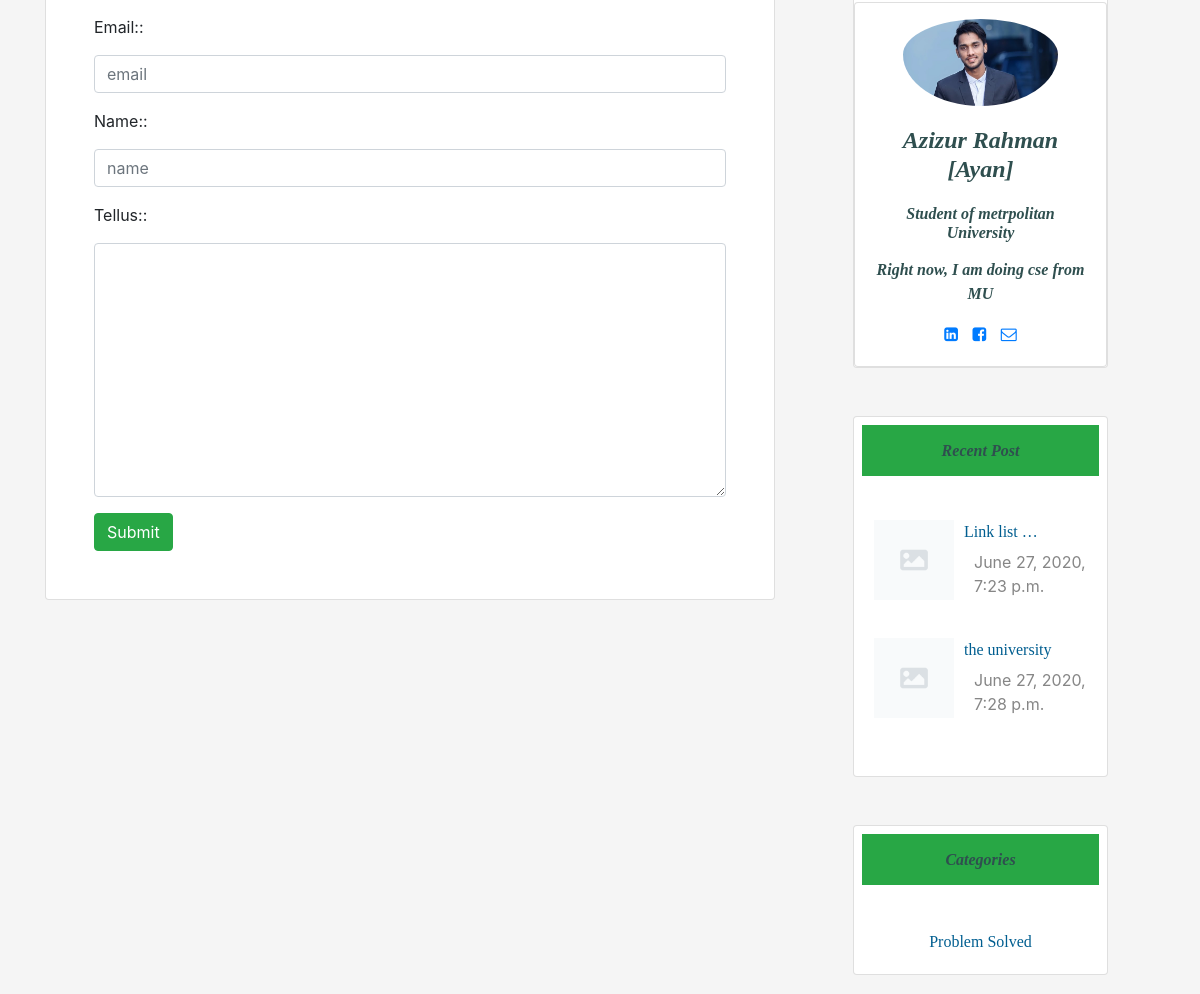
/contact/ (middle part), run on an earlier commit of the app's database.
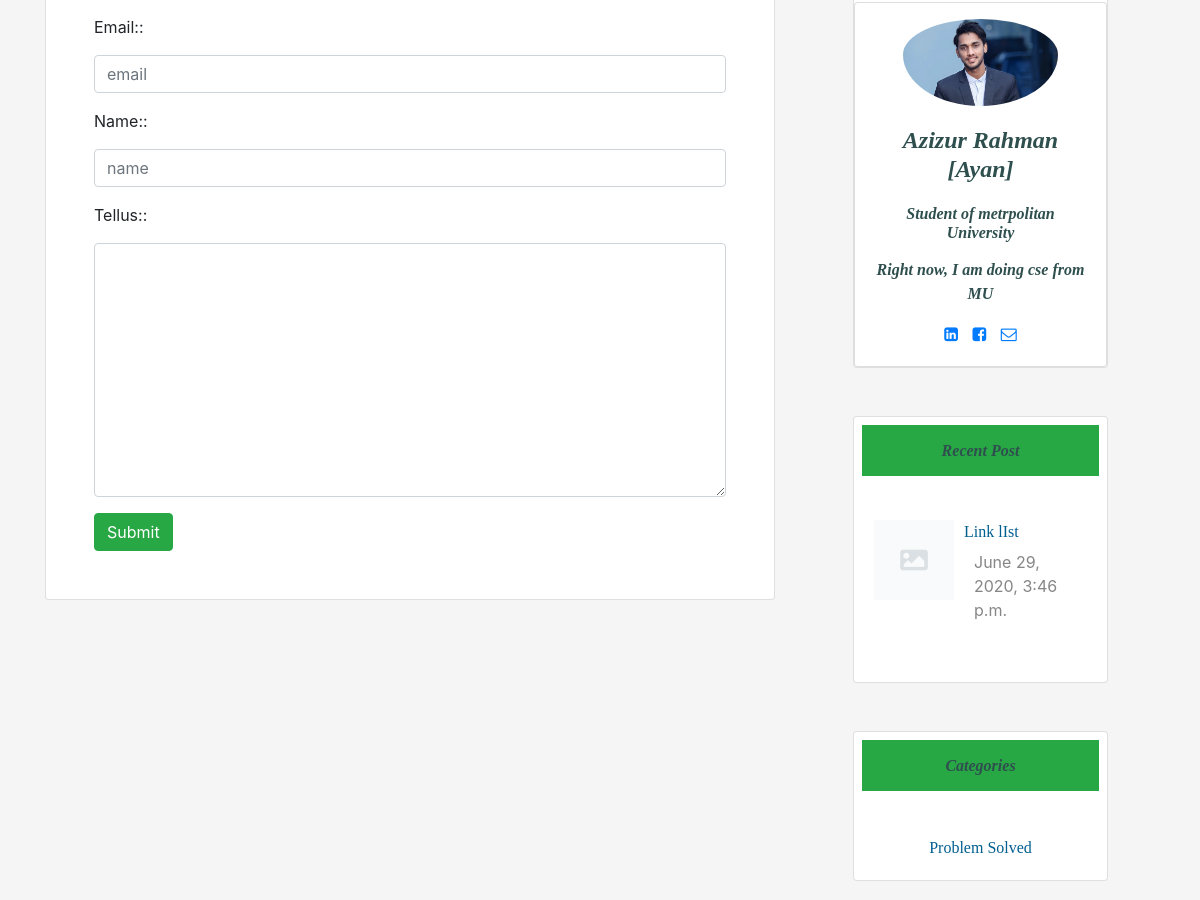
And on a later commit of the database.
### home/models.py (models this page shows, shortened)
class Post(models.Model):
    category = models.ForeignKey(Category, on_delete=models.CASCADE)
    postAuthor = models.CharField(max_length=200)
    postId = models.AutoField(primary_key=True, auto_created=True)
    postTitle = models.CharField(max_length=200)
    postTimeDate = models.DateTimeField(auto_now_add=True, auto_now=False, blank=True)
    postInC = models.TextField()
    postInCplus = models.TextField()
    postInPython = models.TextField()
    postDescriptions = models.TextField()
    postUrl = models.TextField(blank=True)
    postImage = models.ImageField(blank=True, null=True)
    views = models.IntegerField(default=0)
    def get_photo_url(self):
        if self.postImage and hasattr(self.postImage, 'url'):
            return self.postImage.url
        else:
            return "/static/no.png"

class Category(models.Model):
    category = models.CharField(max_length=200, primary_key=True)

### home/views.py (the view)
# urls.py: path('contact/', views.contactUs, name='contact'),
def contactUs(request):
    context = {}
    if request.POST:
        form = Contact(request.POST)
        if form.is_valid():
            form.save()
            messages.success(request, "your comment added successfully")
            context = {'form': form, 'RecentPost': Post.objects.all()[0:3],
                       'Categories': Category.objects.all()[0:4]}
            return render(request, 'contact.html', context)
        else:
            messages.error(request, "Please fill the form correctly")
            context = {'form': form, 'RecentPost': Post.objects.all()[0:3],
                       'Categories': Category.objects.all()[0:4]}
            return render(request, 'contact.html', context)
    else:  # GET request
        form = Contact()
        context = {'form': form, 'RecentPost': Post.objects.all()[0:3],
            'Categories': Category.objects.all()[0:4]}
    return render(request, 'contact.html', context)

### home/forms.py
class Contact(forms.ModelForm):
    Email = forms.EmailField(widget=forms.TextInput(
        attrs = {
            'class': 'form-control',
            'placeholder' : 'email'
        }
    ))
    Name = forms.CharField(widget=forms.TextInput(
        attrs={
            'class': 'form-control',
            'placeholder': 'name'
        }
    ))
    TellUs = forms.CharField( widget=forms.Textarea(
        attrs={
            'class': 'form-control',
        }
    ))
    class Meta:
        model = Contact
        fields = ("Email", "Name", "TellUs")

### templates/contact.html (shortened to what this page needs)
{% extends 'base.html' %}
{% load static %}
 {% block body %}
<div class="row">
 <div class="col-sm-8 mb-5">
     <div class="card pl-5  pr-5  pt-5 pb-5">
           <form action="{% url 'contact' %}" method="post">
   {%for f in form %}
  <label>{{ f.label_tag }}:</label>
    <p>{{f}}</p>
                    {% endfor %}
        <button type="submit" class="btn btn-success">Submit</button>
</form>
     </div>
 </div>
        <div class="col-sm-3 ml-lg-5" >
          <div class="card text-center ">
<div class="card card-cascade">
  <div class="view view-cascade overlay">
    <img class="card-img-top rounded-circle pl-5 pr-5 pt-3" src="{% static 'aya.jpeg' %}" alt="Card image cap">
  </div>
  <div class="card-body card-body-cascade text-center">
    <h4 class="card-title" id="heading"><strong>Azizur Rahman [Ayan]</strong></h4>
    <h6 class="font-weight-bold indigo-text py-2" id="heading">Student of metrpolitan University</h6>
    <p class="card-text" id="heading">Right now, I am doing cse from MU
    </p>
    <a href="https://www.linkedin.com/in/azizur-rahman-720636165"  class="btn-floating btn-small btn-fb"><i class="fa fa-linkedin-square

"></i></a>
    <a href="https://www.facebook.com/imayanchy/" class="btn-floating btn-small btn-tw" style="padding:10px;"><i class="fa fa-facebook-square

"></i></a>
    <a href="mailto:aaziz9642@gmail.com"  class="btn-floating btn-small btn-dribbble"><i class="fa fa-envelope-o"></i></a>
  </div>
</div>
                </div>
<div class="card promoting-card mt-5">
<h6 class="bg-success m-2  p-3 text-center" id="heading">Recent Post</h6>
 <div class="card-body">
                        <div class="mt-3">
                             {% for post in RecentPost%}
                            <img style="float:left;" class="d-inline-block" src="{{ post.get_photo_url }}" height=80;
                                width=80; alt="abc">
                            <a href="{% url 'readMore' post.postId %}">
                                <p  style="margin-left:90px;" class="text-style">
                                    {{ post.postTitle |truncatewords:2 }}
                                </p>
                            </a>
                            <p style="margin-left:100px; margin-top:-10px;" class="description">{{ post.postTimeDate }}</p>
                            <br>
                             {% endfor %}
                        </div>
                    </div>
</div>
<div class="card promoting-card mt-5">
<h6 class="bg-success m-2 p-3 text-center" id="heading">Categories</h6>
  <div class="card-body">
                        <div class="mt-3 text-center">
                             {% for cat in Categories%}
                            <a class="text-style" href="#"> {{cat.category}} </a><br>
                             {% endfor %}
                        </div>
                    </div>
</div>
</div>
</div>
{% endblock body %}

What changed in the data, as far as the page shows it:
removed Post: postTitle "Link list …", postTimeDate "June 27, 2020, 7:23 p.m."
removed Post: postTitle "the university", postTimeDate "June 27, 2020, 7:28 p.m."
added Post: postTitle "Link lIst", postTimeDate "June 29, 2020, 3:46 p.m."
